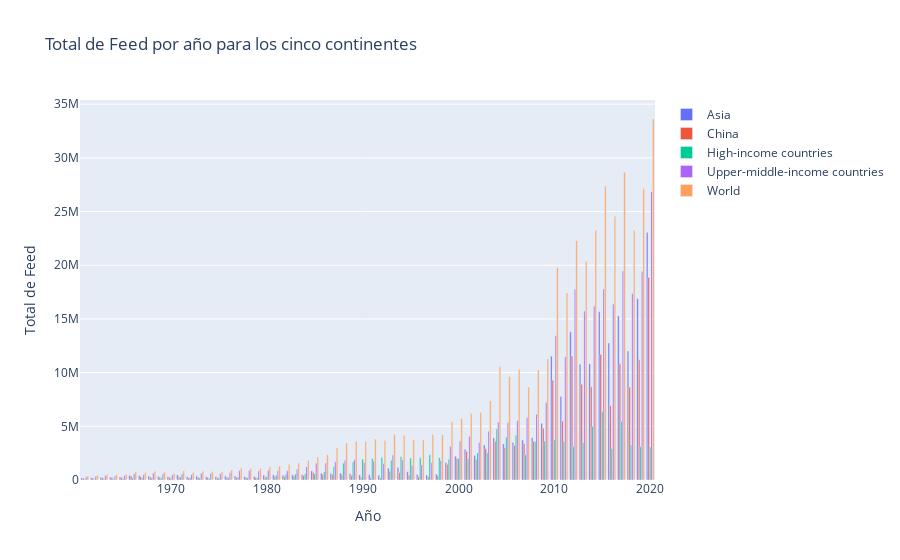

Notebook code cell kept with this figure:
### Code cell
agregado = soy.groupby(['Year', 'Entity'])['Feed'].sum().unstack()

top_continents = soy.groupby('Entity')['Feed'].sum().nlargest(5).index

# Filtrar los datos para incluir solo los continentes seleccionados
df_top_continents = soy[soy['Entity'].isin(top_continents)]

# Agrupar los datos filtrados por 'Year' y 'Entity' y sumar el 'Feed'
agregado = df_top_continents.groupby(['Year', 'Entity'])['Feed'].sum().unstack()

# Crear subplots con una sola fila y una columna
fig = make_subplots(rows=1, cols=1)

# Añadir las barras apiladas al subplot
for continente in agregado.columns:
    fig.add_trace(go.Bar(x=agregado.index, y=agregado[continente], name=continente), 1, 1)

# Establecer el título y las etiquetas de los ejes
fig.update_layout(title='Total de Feed por año para los cinco continentes',
                  xaxis_title='Año',
                  yaxis_title='Total de Feed')

# Mostrar el gráfico
fig.show()
